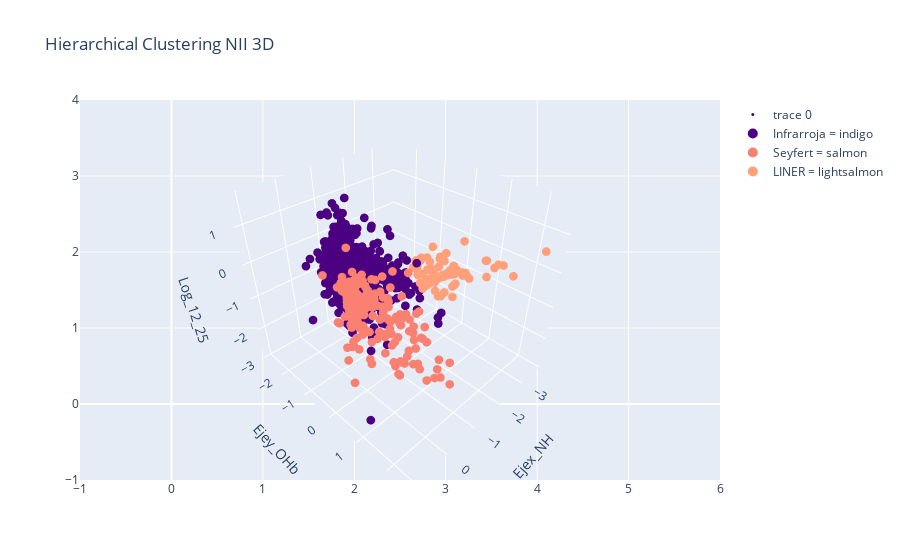

Notebook source saved alongside this figure:
### Code cell
# Mapear los valores de ClusterN3D a los colores correspondientes
colors_dict = {
    'Infrarroja': 'indigo',
    'Seyfert': 'salmon',
    'LINER': 'lightsalmon'
}

fig = go.Figure(data=[
    go.Scatter3d(
        x=FusionData['Ejex_NH'],
        y=FusionData['Ejey_OHb'],
        z=FusionData['Log_12_25'],
        mode='markers',
        marker=dict(
            color=FusionData['HC_N_3D'].map(colors_dict),
            size=3,
            symbol='circle'
        )
    )
])


# Actualizar las etiquetas de los ejes
fig.update_layout(
    scene=dict(
        xaxis_title='Ejex_NH',
        yaxis_title='Ejey_OHb',
        zaxis_title='Log_12_25'
    ),
    title='Hierarchical Clustering NII 3D',  # Agregar el título de la gráfica
)

# Agregar la leyenda personalizada
for group, color in colors_dict.items():
    fig.add_trace(go.Scatter(
        x=[None],
        y=[None],
        mode='markers',
        marker=dict(
            color=color,
            size=10,
            symbol='circle'
        ),
        name=f'{group} = {color}'
    ))

fig.show()

### Figure 1 — Plotly figure (JSON) as saved in the notebook; plotly's stock layout.template omitted (floating-point values rounded to 4 significant figures; data arrays with more than 128 entries replaced by an {"elided": "..."} marker saying what was removed)
{"data": [{"marker": {"color": {"elided": "1269 str values"}, "size": 3, "symbol": "circle"}, "mode": "markers", "type": "scatter3d", "x": {"elided": "1269 float values"}, "y": {"elided": "1269 float values"}, "z": {"elided": "1269 float values"}}, {"marker": {"color": "indigo", "size": 10, "symbol": "circle"}, "mode": "markers", "name": "Infrarroja = indigo", "type": "scatter", "x": [null], "y": [null]}, {"marker": {"color": "salmon", "size": 10, "symbol": "circle"}, "mode": "markers", "name": "Seyfert = salmon", "type": "scatter", "x": [null], "y": [null]}, {"marker": {"color": "lightsalmon", "size": 10, "symbol": "circle"}, "mode": "markers", "name": "LINER = lightsalmon", "type": "scatter", "x": [null], "y": [null]}], "layout": {"scene": {"xaxis": {"title": {"text": "Ejex_NH"}}, "yaxis": {"title": {"text": "Ejey_OHb"}}, "zaxis": {"title": {"text": "Log_12_25"}}}, "title": {"text": "Hierarchical Clustering NII 3D"}}}
